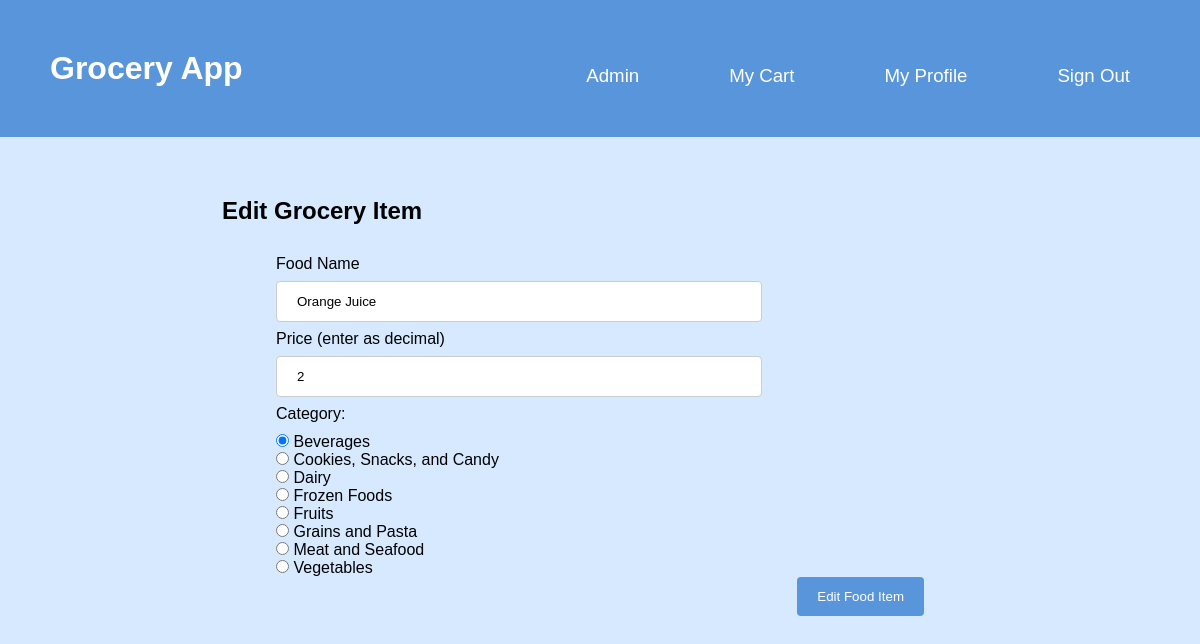
/GroceryApp/editItemPage.php?foodID=6 (signed in), run on the app's committed database.
### tables this page shows
CREATE TABLE FoodItem (
	foodID INTEGER PRIMARY KEY,
	foodName TEXT NOT NULL,
	price REAL NOT NULL CHECK(price > 0.0),
	category TEXT NOT NULL,
	FOREIGN KEY (category) references Category(name) on update cascade on delete cascade
);

CREATE TABLE Category (
	name TEXT NOT NULL PRIMARY KEY,
	description TEXT
);

### GroceryApp/editItemPage.php (the view, shortened to what this page needs)
<!DOCTYPE html>
<html>
<?php
$foodID = $_GET['foodID'];
$db_file = './myDB/grocery.db';
try {
    $db = new PDO('sqlite:' . $db_file);
    $db->setAttribute(PDO::ATTR_ERRMODE, PDO::ERRMODE_EXCEPTION);
	$stmt = $db->prepare("select * from fooditem where foodID = ?");
	$stmt->execute([$foodID]);
	$tuple = $stmt->fetch(PDO::FETCH_ASSOC);
	$foodName = $tuple['foodName'];
	$price = $tuple['price'];
	$category = $tuple['category'];
}
catch(PDOException $e){
	die('Exception : '.$e->getMessage());
}
?>
	<head>
		<link rel="stylesheet" href="styles.css" />
	</head>
	<body>
		<div class="page">
			<header class="menu-container">
				<h1 class="logo">
					<a class="logo-link" href="./index.php">Grocery App</a>
				</h1>
				<nav class="menu">
					<?php
						if($_SESSION['userType'] == "Admin"){
							echo '<li><a class="nav-link" href="editAvailableItems.php">Admin</a></li>';
						}
					?>
					<li><a class="nav-link" href="./groceryList.php">My Cart</a></li>
                    <li><a class="nav-link" href="./editProfilePage.php">My Profile</a></li>
					<li><a class="nav-link" href="./signOut.php">Sign Out</a></li>
				</nav>
			</header>
			<article class="content">
				<header class="title">
					<h2>Edit Grocery Item</h2>
				</header>
				<form
					class="groceryForm"
					method="post"
					action="editItem.php?foodID=<?php echo "$foodID"; ?>"
				>
					<label for="foodName">Food Name</label>
					<input
						class="textInput"
						type="text"
						name="foodName"
						value= "<?php echo "$foodName"; ?>"
						pattern="^[a-zA-Z_ ]*${1,}"
						required
					/>
					<label for="price">Price (enter as decimal)</label>
					<input
						class="textInput"
						type="text"
						name="price"
						value= "<?php echo "$price"; ?>"
						pattern="^[+-]?[0-9]{1,3}(?:,?[0-9]{3})*\.[0-9]{1,2}$"
						required
					/>
					<div>Category:</div><hr style="height:10px; visibility:hidden;" />
					<?php
                        $db_file = './myDB/grocery.db';
                        try {
                            $db = new PDO('sqlite:' . $db_file);
                            $db->setAttribute(PDO::ATTR_ERRMODE, PDO::ERRMODE_EXCEPTION);
                            $qry = "select * from category order by name;";
                            $result_set = $db->query($qry);
                            $checked = "";
                            foreach($result_set as $tuple){
                            	if ($category == $tuple['name']){
                            		$checked = "checked";
                            	}
                                echo '<div><input type="radio" name="category" value="'.$tuple['name'].'" '.$checked.' required>
                                	<label for="'.$tuple['name'].'"> '.$tuple['name'].'</label></div>';
                                if ($category == $tuple['name']){
                            		$checked = "";
                            	}
                            }
                        }
                        catch(PDOException $e) {
                            die('Exception : '.$e->getMessage());
                        }
					?>
					<input type="submit" value="Edit Food Item" />
				</form>
			</article>
		</div>
	</body>
</html>

### GroceryApp/styles.css (style rules this page uses)
:root { --header-color: #5995da; --header-font: #fff; --header-hover: #5d6063; --header-dropdown-background: #b2d6ff; --background-color: #d6e9fe; --body-font: #fffffc; --pop-of-green: #b9f5d8; --pop-of-blue: #08a4bd; }
* { margin: 0; padding: 0; box-sizing: border-box; font-family: "Franklin Gothic Medium", "Arial Narrow", Arial, sans-serif; }
body { min-height: 100vh; display: flex; background-color: var(--background-color); flex-direction: column; }
.page { height: 100%; }
.menu-container { color: var(--header-font); background-color: var(--header-color); padding: 20px 0; display: flex; justify-content: space-between; width: 100%; padding: 50px; }
.menu { margin-top: 15px; width: 60%; display: flex; align-items: center; justify-content: right; }
.menu > li { display: inline; margin-right: 50px; }
.menu > li:last-of-type { margin-right: 0; }
.nav-link:link, .nav-link:visited { background-color: var(--header-color); color: var(--header-font); padding: 12px 20px; transition-duration: 0.4s; box-shadow: none; border: none; border-radius: 8px; cursor: pointer; align-self: flex-end; font-size: 14pt; text-decoration: none; font-family: "Gill Sans", "Gill Sans MT", Calibri, "Trebuchet MS", sans-serif; }
.logo-link:link, .logo-link:visited { color: var(--body-font); text-decoration: none; font-family: "Gill Sans", "Gill Sans MT", Calibri, "Trebuchet MS", sans-serif; }
.content { display: block; margin: 5%; }
.title { display: block; margin-left: 10%; padding-left: 5%; padding-bottom: 10px; }
.groceryForm { margin: 20px 0; display: block; margin-left: auto; margin-right: auto; width: 60%; }
.groceryForm > label { display: block; }
.groceryForm > input[type="text"] { width: 75%; padding: 12px 20px; margin: 8px 0; display: inline-block; border: 1px solid #ccc; border-radius: 4px; box-sizing: border-box; }
.groceryForm > input[type="submit"] { background-color: var(--header-color); color: var(--header-font); padding: 12px 20px; border: none; border-radius: 4px; cursor: pointer; float: right; }

### data on the page
fooditem: foodName "Orange Juice", price "2"
category: name "Beverages"
category: name "Cookies, Snacks, and Candy"
category: name "Dairy"
category: name "Frozen Foods"
category: name "Fruits"
category: name "Grains and Pasta"
category: name "Meat and Seafood"
category: name "Vegetables"
